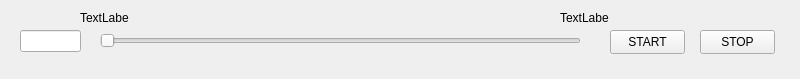
<?xml version="1.0" encoding="UTF-8"?>
<ui version="4.0">
 <class>ToneSlider</class>
 <widget class="QWidget" name="ToneSlider">
  <property name="geometry">
   <rect>
    <x>0</x>
    <y>0</y>
    <width>800</width>
    <height>79</height>
   </rect>
  </property>
  <property name="windowTitle">
   <string>ToneSlider</string>
  </property>
  <widget class="QSlider" name="horizontalSlider">
   <property name="geometry">
    <rect>
     <x>100</x>
     <y>30</y>
     <width>481</width>
     <height>22</height>
    </rect>
   </property>
   <property name="orientation">
    <enum>Qt::Horizontal</enum>
   </property>
  </widget>
  <widget class="QPushButton" name="startButton">
   <property name="geometry">
    <rect>
     <x>610</x>
     <y>30</y>
     <width>75</width>
     <height>24</height>
    </rect>
   </property>
   <property name="text">
    <string>START</string>
   </property>
  </widget>
  <widget class="QPushButton" name="stopButton">
   <property name="geometry">
    <rect>
     <x>700</x>
     <y>30</y>
     <width>75</width>
     <height>24</height>
    </rect>
   </property>
   <property name="text">
    <string>STOP</string>
   </property>
  </widget>
  <widget class="QLineEdit" name="lineEdit">
   <property name="geometry">
    <rect>
     <x>20</x>
     <y>30</y>
     <width>61</width>
     <height>22</height>
    </rect>
   </property>
  </widget>
  <widget class="QLabel" name="minFreqLabel">
   <property name="geometry">
    <rect>
     <x>80</x>
     <y>10</y>
     <width>49</width>
     <height>16</height>
    </rect>
   </property>
   <property name="text">
    <string>TextLabel</string>
   </property>
  </widget>
  <widget class="QLabel" name="maxFreqLabel">
   <property name="geometry">
    <rect>
     <x>560</x>
     <y>10</y>
     <width>49</width>
     <height>16</height>
    </rect>
   </property>
   <property name="text">
    <string>TextLabel</string>
   </property>
  </widget>
 </widget>
 <resources/>
 <connections/>
</ui>
